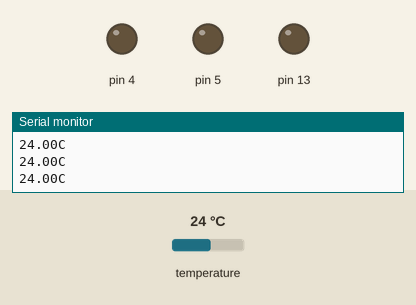
This sketch was run on a simulated Arduino Uno, built with avr-gcc and run on an emulated ATmega328P. On the bench: output pins drawn as LEDs (lit = HIGH), the last lines printed to the serial monitor. Dashed ring = blinking. The test bench sets the inputs (shaded band); at power-on: temperature 24 °C.

Above: at 1.2 s.
1.3 s: temperature set to 27.5 °C
2.8 s: temperature set to 28.9 °C
At 2.92 s:
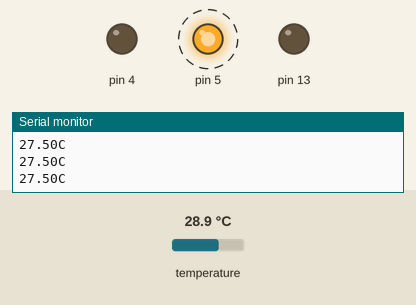
5.8 s: temperature set to 29.8 °C
At 6.3 s:
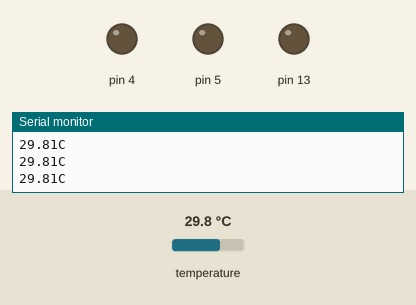
8.8 s: temperature set to 30.7 °C
At 11.7 s:
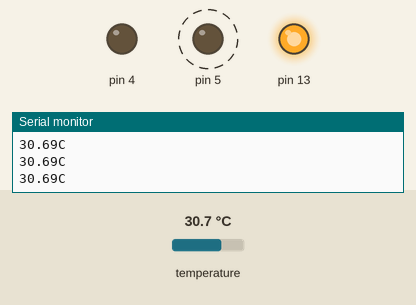
11.8 s: temperature set to 12 °C
At 12.8 s:
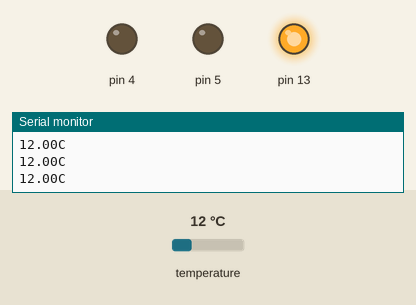
13.3 s: temperature set to 33 °C
At 13.52 s:
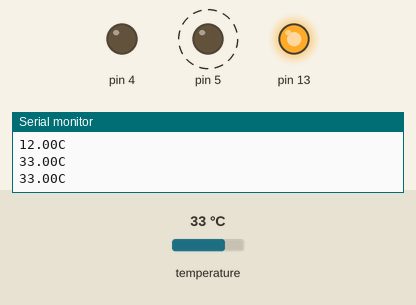
Timing chart, 0 to 17.3 s (numbered marks = the images above; inputs shaded):
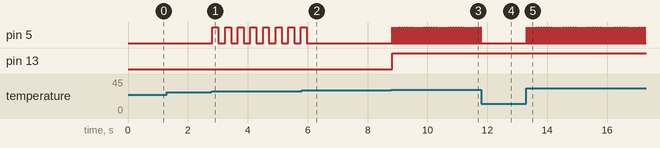

Measured:
- the behaviour switches between 28 and 28.1 °C on temperature (found by bisection; images 0 and 1)
- the behaviour switches between 29 and 29.1 °C on temperature (found by bisection; images 1 and 2)
- the behaviour switches between 30 and 30.1 °C on temperature (found by bisection; images 2 and 3)
- after the input at 2.8 s, pin 5: alternates HIGH for 0.20 s and LOW for 0.22 s, starting at once
- after the input at 5.8 s, pin 5: goes on until 6.0 s, then stays LOW
- after the input at 8.8 s, pin 5: alternates HIGH for 0.01 s and LOW for 0.07 s, starting at once; pin 13: LOW → HIGH at once
- after the input at 11.8 s, pin 5: stops changing and stays LOW
- after the input at 13.3 s, pin 5: alternates HIGH for 0.01 s and LOW for 0.07 s, starting at once

The sketch:

temp18b20_passive_buzzer.ino
```cpp
#include <OneWire.h>

int DS18S20 = 2;
OneWire ds(DS18S20);

void setup() {
  pinMode(13,OUTPUT);
  pinMode(4,OUTPUT);
  pinMode(5,OUTPUT);
  Serial.begin(9600);
}
void loop() {
  float temperature = getTemp();
  if(temperature>30)
  {
    digitalWrite(13,1);
    digitalWrite(5,1);
    delay(10);
    digitalWrite(5,0);
    delay(50);
  }
  else if(temperature<=29&&temperature>28)
  {
    digitalWrite(13,0);
    digitalWrite(5,1);
    delay(200);
    digitalWrite(5,0);
    delay(200);
  }
    Serial.print(temperature);
    Serial.println("C");
}

float getTemp() {
  byte data[12];
  byte addr[8];
  if ( !ds.search(addr)) {
    ds.reset_search();
    return -1000;
  }
  if ( OneWire::crc8( addr, 7) != addr[7]) {
    Serial.println("CRC is not valid!");
    return -1000;
  }

  if ( addr[0] != 0x10 && addr[0] != 0x28) {
    Serial.print("Device is not recognized");
    return -1000;
  }
  ds.reset();
  ds.select(addr);
  ds.write(0x44, 1);
  byte present = ds.reset();
  ds.select(addr);
  ds.write(0xBE);
  for (int i = 0; i < 9; i++)  {
    data[i] = ds.read();
  }
  ds.reset_search();
  byte MSB = data[1];
  byte LSB = data[0];
  float tempRead = ((MSB << 8) | LSB);
  float TemperatureSum = tempRead / 16;
  return TemperatureSum;
}
```
